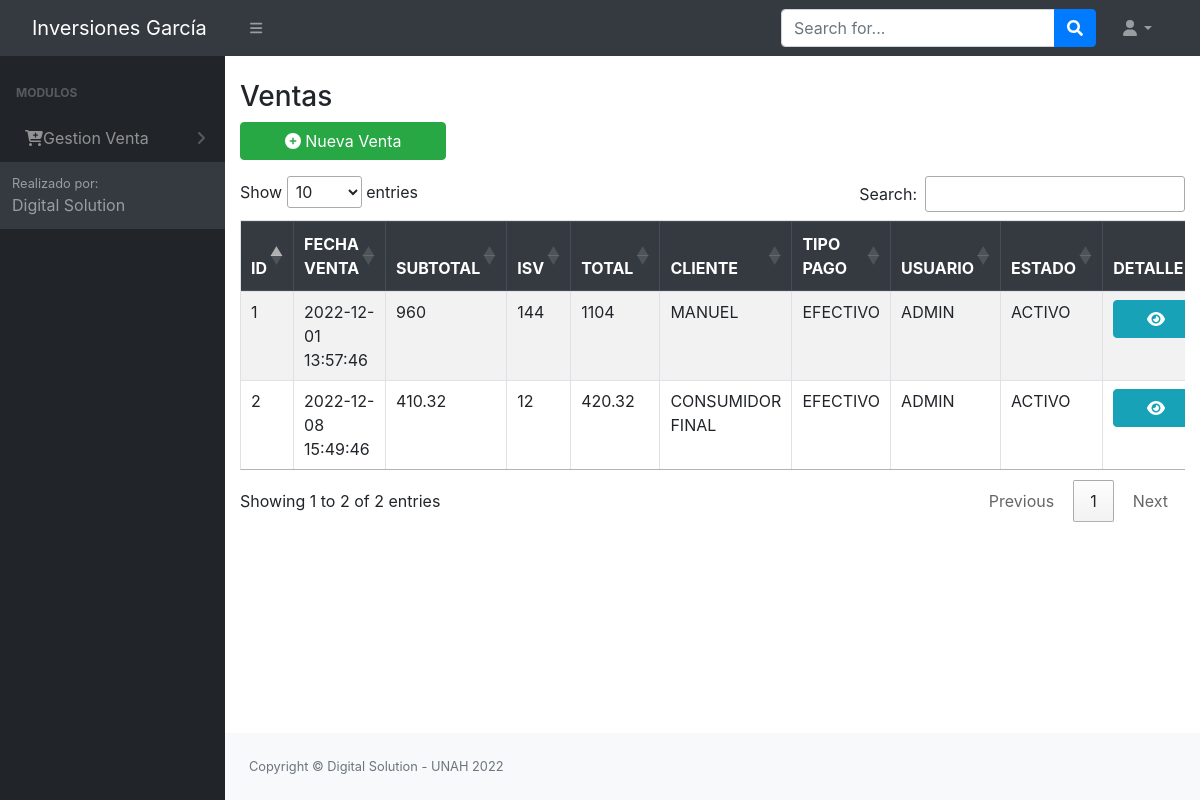
The app's page /src/factura.php (signed in) with its own data.
### tables this page shows
CREATE TABLE `tbl_permisos` (
  `id_permiso` int(11) NOT NULL AUTO_INCREMENT,
  `id_rol` int(11) NOT NULL,
  `permiso_insercion` int(11) NOT NULL,
  `permiso_eliminacion` int(11) NOT NULL,
  `permiso_modificar` int(11) NOT NULL,
  `permiso_consultar` int(11) NOT NULL,
  `id_objeto` int(11) NOT NULL,
  `pdf` int(11) NOT NULL,
  PRIMARY KEY (`id_permiso`),
  KEY `id_objeto` (`id_objeto`),
  KEY `id_rol` (`id_rol`)
);

CREATE TABLE `tbl_modulos` (
  `id_objeto` int(11) NOT NULL AUTO_INCREMENT,
  `Objeto` varchar(100) NOT NULL,
  `descripcion_objeto` varchar(30) NOT NULL,
  `id_padre` int(11) NOT NULL,
  `URL` varchar(100) NOT NULL,
  PRIMARY KEY (`id_objeto`)
);

CREATE TABLE `tbl_factura` (
  `id_factura` int(11) NOT NULL AUTO_INCREMENT,
  `Fecha_fac` datetime NOT NULL,
  `Sub_Total` double(9,2) NOT NULL,
  `ISV` double(9,2) NOT NULL,
  `Total` double(9,2) NOT NULL,
  `idcliente` int(11) NOT NULL,
  `id_usuario` int(11) NOT NULL,
  `id_Tpago` int(11) DEFAULT NULL,
  `Num_CAI` varchar(100) DEFAULT NULL,
  `Num_Factura` varchar(100) NOT NULL,
  `estado` varchar(25) DEFAULT NULL,
  PRIMARY KEY (`id_factura`),
  KEY `idcliente` (`idcliente`),
  KEY `id_usuario` (`id_usuario`),
  KEY `id_Tpago` (`id_Tpago`),
  CONSTRAINT `tbl_factura_ibfk_1` FOREIGN KEY (`id_Tpago`) REFERENCES `tbl_tipo_pago` (`id_Tpago`) ON DELETE CASCADE ON UPDATE CASCADE,
  CONSTRAINT `tbl_factura_ibfk_2` FOREIGN KEY (`id_usuario`) REFERENCES `tbl_usuario` (`id_usuario`) ON DELETE CASCADE ON UPDATE CASCADE,
  CONSTRAINT `tbl_factura_ibfk_4` FOREIGN KEY (`idcliente`) REFERENCES `tbl_cliente` (`idcliente`) ON DELETE CASCADE ON UPDATE CASCADE
);

CREATE TABLE `tbl_cliente` (
  `idcliente` int(11) NOT NULL AUTO_INCREMENT,
  `DNI` varchar(18) NOT NULL,
  `nombre` varchar(100) NOT NULL,
  `telefono` varchar(15) NOT NULL,
  `RTN` varchar(14) DEFAULT NULL,
  `direccion` varchar(200) NOT NULL,
  `usuario_id` int(11) NOT NULL,
  PRIMARY KEY (`idcliente`),
  KEY `usuario_id` (`usuario_id`)
);

CREATE TABLE `tbl_tipo_pago` (
  `id_Tpago` int(11) NOT NULL AUTO_INCREMENT,
  `descripcion` varchar(50) NOT NULL,
  PRIMARY KEY (`id_Tpago`)
);

CREATE TABLE `tbl_usuario` (
  `id_usuario` int(11) NOT NULL AUTO_INCREMENT,
  `nombre` varchar(100) NOT NULL,
  `correo` varchar(100) NOT NULL,
  `usuario` varchar(20) NOT NULL,
  `clave` varchar(50) NOT NULL,
  `id_rol` int(11) NOT NULL,
  `fecha_ultima_conexion` timestamp NOT NULL DEFAULT current_timestamp() ON UPDATE current_timestamp(),
  `preguntas_contestadas` int(11) NOT NULL,
  `primer_ingreso` int(11) NOT NULL,
  `fecha_vencimiento` date NOT NULL DEFAULT '0000-00-00',
  `id_estado` int(11) NOT NULL,
  `id_empleado` int(11) NOT NULL,
  PRIMARY KEY (`id_usuario`),
  KEY `id_rol` (`id_rol`),
  KEY `estado` (`id_estado`),
  KEY `id_empleado` (`id_empleado`),
  CONSTRAINT `tbl_usuario_ibfk_1` FOREIGN KEY (`id_estado`) REFERENCES `tbl_estado` (`id_estado`),
  CONSTRAINT `tbl_usuario_ibfk_2` FOREIGN KEY (`id_rol`) REFERENCES `tbl_roles` (`id_rol`)
);

### config/conex.php (called while the page is built, shortened)
<?php
     function getConexion()
    {
        $db = new PDO('mysql:host=localhost:3306;dbname=bd_inversiones_garcia', 'root', '');
        return $db;
    }
?>

### modelos/modelo_principal.php (called while the page is built, shortened)
<?php
class ModeloPrincipal
{
    private $db;
    private $datos;
    public function __construct()
    {
        require_once '../config/conex.php';
        $this->db = getConexion();
    }
    public function insertargeneral($sql)
    {
        $this->db = getConexion();
        $resultado = $this->db->query($sql);
        if ($resultado) {
            return true;
        } else {
            return false;
        }
    }
    public function mostrargeneral($consulta)
    {
        $resu = $this->db->query($consulta);
        while ($filas = $resu->FETCHALL(PDO::FETCH_ASSOC)) {
            $this->datos[] = $filas;
        }
        return $this->datos;
    }
}

### controladores/controlador_ventas.php (the view, shortened to what this page needs)
<?php
include_once '../modelos/modelo_principal.php';
class Contralador
{
    static public function mostrar()
    {
        $ventas = new ModeloPrincipal();
        $matriz = $ventas->mostrargeneral("select tc.*,tp.nombre as nombre_cliente, tk.descripcion as tipo_pago, aa.nombre as usuario from tbl_factura tc inner join tbl_cliente tp ON tc.idcliente = tp.idcliente inner join tbl_tipo_pago tk on tc.id_Tpago = tk.id_Tpago inner join tbl_usuario aa on tc.id_usuario = aa.id_usuario");
        $ii = 0;
        if($matriz != null)
        {
            foreach ($matriz as $key => $value)   {
                foreach ($value as $registro) {?>
                    <tr>
                    <td><?=$ii = $ii + 1?></td>
                    <td><?=$registro['Fecha_fac']?></td>
                    <td><?=$registro['Sub_Total']?></td>
                    <td><?=$registro['ISV']?></td>
                    <td><?=$registro['Total']?></td>
                    <td><?=$registro['nombre_cliente']?></td>
                    <td><?=$registro['tipo_pago']?></td>
                    <td><?=$registro['usuario']?></td>
                    <td><?=$registro['estado'] == '' ? 'ACTIVO' : 'CANCELADO'?></th>
                    <th> <a href="../src/vista_detalle_factura.php?id=<?=$registro['id_factura']?>" class='btn btn-round btn-info btn-block'><i class='fa fa-eye' style='color: white'></i></a></th>
                </tr>
             <?php   }
            }
        }
    }
}

### Login/header.php (shortened to what this page needs)
<?php
include '../config/conn.php';
?>
<!DOCTYPE html>
<html lang="en">
    <head>
        <link href="https://cdn.jsdelivr.net/npm/simple-datatables@latest/dist/style.css" rel="stylesheet" />
        <link href="../dist/css/styles.css" rel="stylesheet" />
        <link rel="stylesheet" href="../Login/vendors/x/dist/notiflix-3.2.5.min.css" />
        <link rel="stylesheet" href="https://cdnjs.cloudflare.com/ajax/libs/twitter-bootstrap/4.1.3/css/bootstrap.css">
        <link rel="stylesheet" href="https://cdn.datatables.net/1.10.20/css/dataTables.bootstrap4.min.css">
        <link rel="stylesheet" type="text/css" href="assets/css/main.css">
        <link rel="stylesheet" type="text/css" href="assets/css/style.css">
        <link href="https://cdn.jsdelivr.net/npm/bootstrap@5.1.3/dist/css/bootstrap.min.css" rel="stylesheet">
        <link href="../dist/css/contenedor.css" rel="stylesheet" />
        <link href="../Login/vendors/bootstrap/dist/css/bootstrap.min.css" rel="stylesheet">
        <link rel="stylesheet" href="../Login/vendors/notiflix/dist/notiflix-3.2.5.min.css" />
        <link rel="stylesheet" href="https://cdnjs.cloudflare.com/ajax/libs/font-awesome/5.7.2/css/all.min.css" />
        <link rel="stylesheet" href="https://cdnjs.cloudflare.com/ajax/libs/simple-line-icons/2.4.1/css/simple-line-icons.css" />
        <link rel="stylesheet" href="https://cdn.datatables.net/1.10.19/css/jquery.dataTables.min.css" />
        <link rel="stylesheet" href="https://cdn.datatables.net/buttons/1.5.6/css/buttons.dataTables.min.css" />
    </head>
    <body class="sb-nav-fixed">
        <nav class="sb-topnav navbar navbar-expand navbar-dark bg-dark">
            <a class="navbar-brand ps-3" id="titulo_menu" href="../dist/home.php">  Inversiones García  </a>
            <button class="btn btn-link btn-sm order-1 order-lg-0 me-4 me-lg-0" id="sidebarToggle" href="#!"><i class="fas fa-bars"></i></button>
            <form class="d-none d-md-inline-block form-inline ms-auto me-0 me-md-3 my-2 my-md-0">
                <div class="input-group">
                    <input class="form-control" type="text" placeholder="Search for..." aria-label="Search for..." aria-describedby="btnNavbarSearch" />
                    <button class="btn btn-primary" id="btnNavbarSearch" type="button"><i class="fas fa-search"></i></button>
                </div>
            </form>
            <ul class="navbar-nav ms-auto ms-md-0 me-3 me-lg-4">
                <li class="nav-item dropdown">
                    <a class="nav-link dropdown-toggle" id="navbarDropdown" href="#" role="button" data-bs-toggle="dropdown" aria-expanded="false"><i class="fas fa-user fa-fw"></i></a>
                </li>
            </ul>
        </nav>
        <div id="layoutSidenav">
            <div id="layoutSidenav_nav">
                <nav class="sb-sidenav accordion sb-sidenav-dark" id="sidenavAccordion">
                    <div class="sb-sidenav-menu">
                        <div class="nav">
                            <div class="sb-sidenav-menu-heading">Modulos</div>
                            <?php
                            $rol = $_SESSION['rol'];
                            $result = mysqli_query($conn, "select * from tbl_modulos tm inner join tbl_permisos tp ON tm.ID_OBJETO = tp.ID_OBJETO where tm.ID_PADRE = 0 and tp.permiso_consultar = 1 and tp.ID_ROL = '$rol'"); ?>
                            <?php foreach ($result as $i) : ?>
                                <a class="nav-link collapsed" href="#" data-bs-toggle="collapse" data-bs-target="#pagesCollapsePersonas<?= $i['id_objeto'] ?>" aria-expanded="false" aria-controls="pagesCollapseError">
                                    &nbsp;&nbsp;<?= $i['Objeto'] ?>
                                    <div class="sb-sidenav-collapse-arrow"><i class="fas fa-angle-down"></i></div>
                                </a>
                            <?php endforeach; ?>
                    </div>
                    <div class="sb-sidenav-footer">
                        <div class="small">Realizado por:</div>
                        Digital Solution
                    </div>
                </nav>
            </div>
            <div id="layoutSidenav_content"> <br>

### records on screen
tbl_permisos: id_objeto.Objeto "Gestion Venta"
tbl_factura: Fecha_fac "2022-12-01 13:57:46", Sub_Total "960", ISV "144", Total "1104", idcliente.nombre "MANUEL", id_Tpago.descripcion "EFECTIVO", id_usuario.nombre "ADMIN", estado "ACTIVO"
tbl_factura: ii "2", Fecha_fac "2022-12-08 15:49:46", Sub_Total "410.32", ISV "12", Total "420.32", idcliente.nombre "CONSUMIDOR FINAL", id_Tpago.descripcion "EFECTIVO", id_usuario.nombre "ADMIN", estado "ACTIVO"
